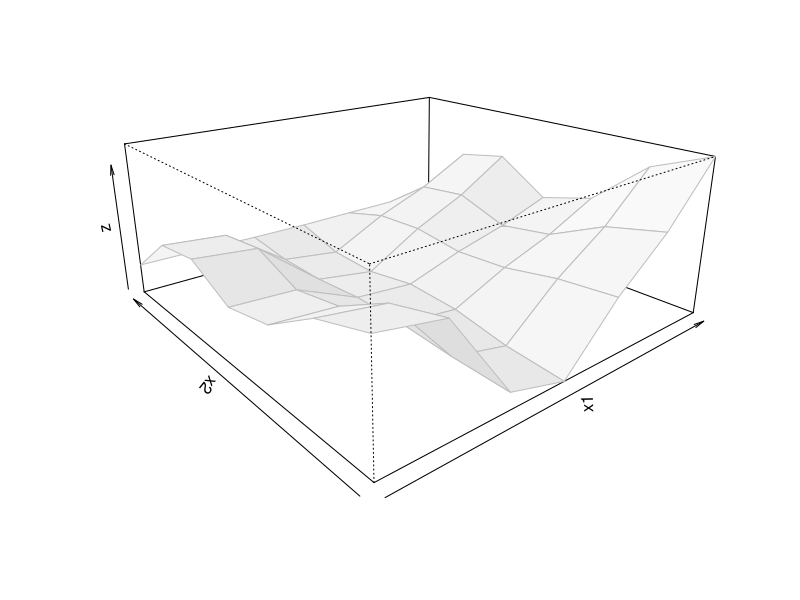
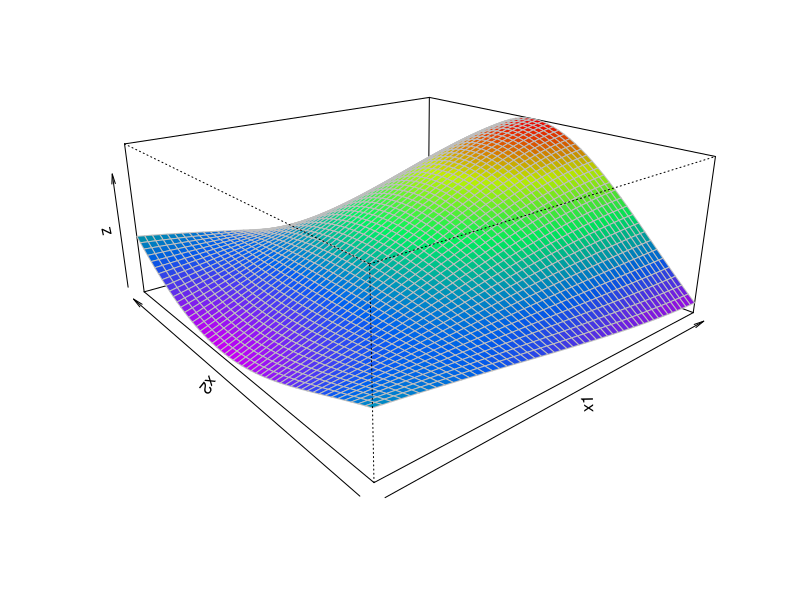
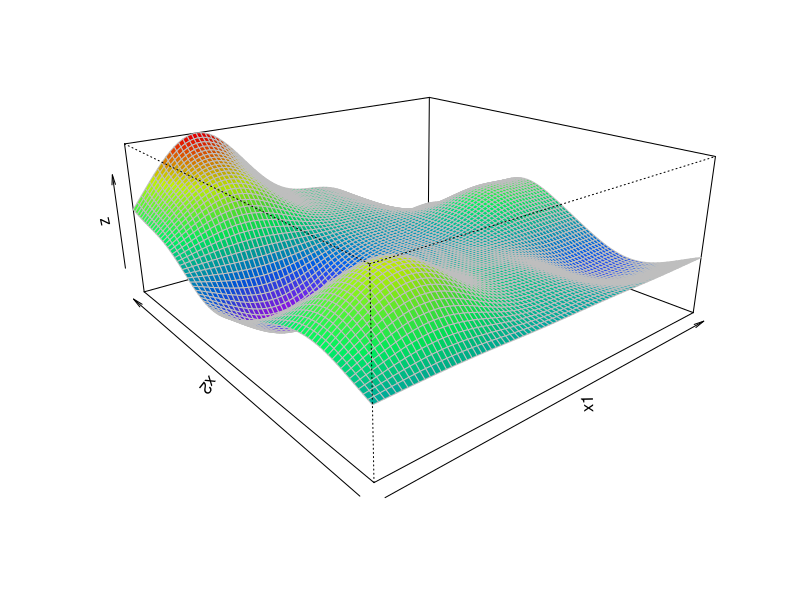
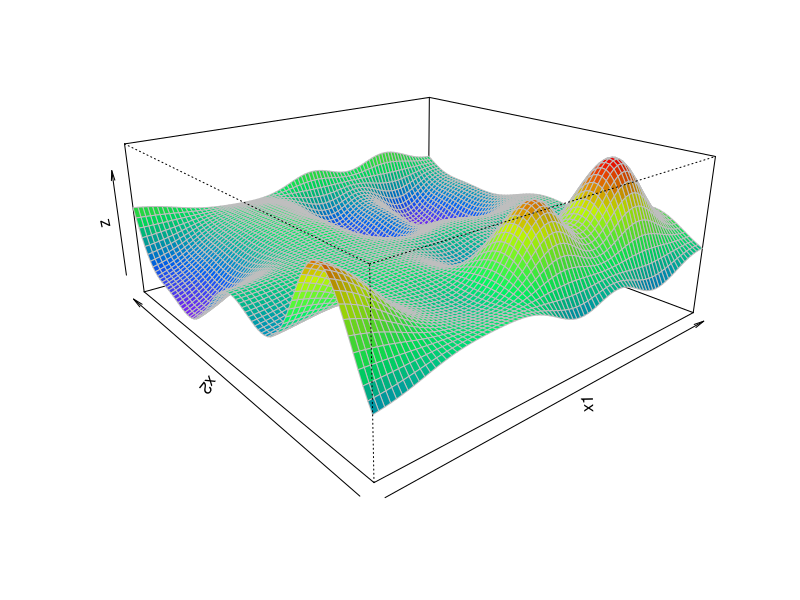
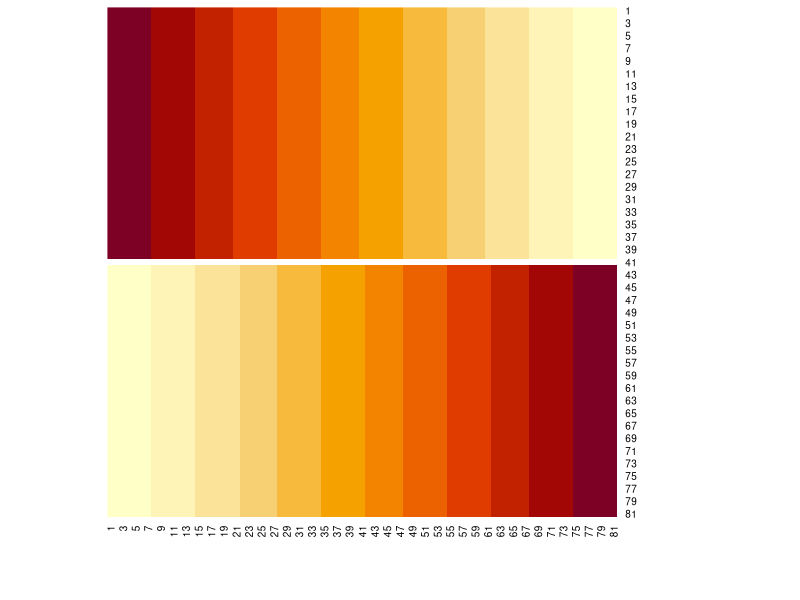
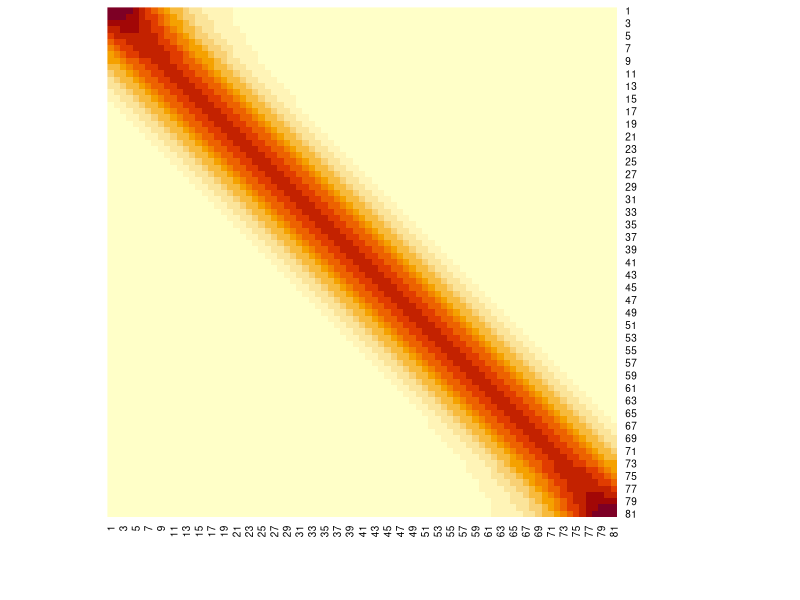
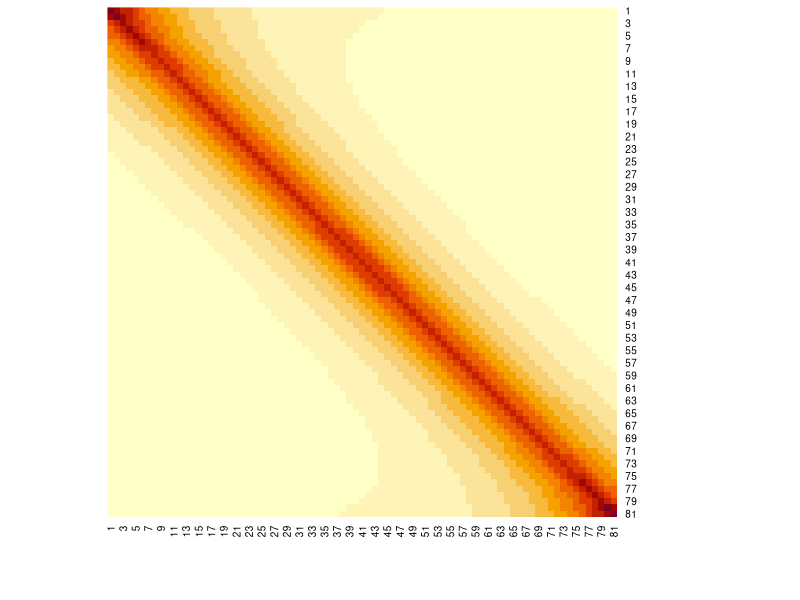
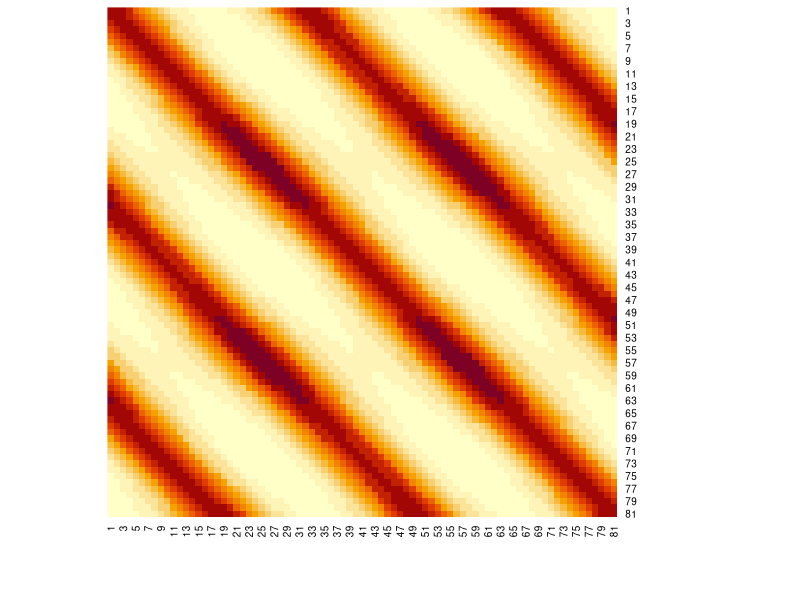

Reproduce these figures in R, in order.
## ---- chunk 1
## 数列を適当な刻み幅で生成する
generate_vector <- function(by, from = 1, to = 4) seq(by, from = from, to = to)

## x1とx2からRBFカーネルを使って共分散行列を作成する
get_cov_mat <- function(x1, x2, theta1 = 1, theta2 = 1) {
   t(apply(as.matrix(x1), 1, function(x) theta1 * exp(-(x-x2)^2/theta2)))
}
## ---- chunk 2
x1 <- generate_vector(by = 0.5, from = 1, to = 4)
x2 <- generate_vector(by = 0.5, from = 1, to = 4)
K <- get_cov_mat(x1, x2)
K
## ---- chunk 3
n_row <- length(x1)
n_col <- length(x2)
tmp_mat <- matrix(0, nrow = n_row, ncol = n_col)
theta1 <- theta2 <- 1
for (i in 1:n_row) {
   for (j in 1:n_col) {
      tmp_mat[i, j] <- theta1 * exp(-(x1[i] - x2[j])^2/theta2)
   }
}
tmp_mat
## ---- chunk 4
# corrplot::corrplot(K, method = "shade")
## ---- chunk 5
set.seed(123)
n <- 1
mu <- rep(0, n_row)
y1 <- MASS::mvrnorm(n = n, mu = mu, Sigma = K)
## ---- chunk 6
y1
## ---- chunk 7
set.seed(123)
n_rep <- 1000
tmp <- MASS::mvrnorm(n = n_rep, mu = mu, Sigma = K)
## ---- chunk 8
head(tmp)
## ---- chunk 9
cor(tmp)
## ---- chunk 10
set.seed(456)
y2 <- MASS::mvrnorm(n = n, mu = mu, Sigma = K)
## ---- chunk 11
z <- outer(y1, y2)
persp(x1, x2, z, theta = 320, phi = 20, expand = 0.4, border = "gray",
      shade = 0.1)
## ---- chunk 12
gen_2dim_plot <- function(by, from = 1, to = 4, n = 2, theta1 = 1, theta2 = 1) {
   
   x1 <- generate_vector(by = by, from = from, to = to)
   x2 <- generate_vector(by = by, from = from, to = to)
   K <- get_cov_mat(x1, x2, theta1 = theta1, theta2 = theta2)

   n_row <- length(x1)
   mu <- rep(0, n_row)
   y <- MASS::mvrnorm(n = n, mu = mu, Sigma = K)
   z <- outer(y[1,], y[2,])
   
   col.pal <- colorRampPalette(rev(rainbow(5)))
   colors <- col.pal(100)
   z.facet.center <- (z[-1, -1] + z[-1, -ncol(z)] + z[-nrow(z), -1] + z[-nrow(z), -ncol(z)])/4
   z.facet.range <- cut(z.facet.center, 100)

   persp(x1, x2, z,
         theta = 320, phi = 20, expand = 0.4, border = "gray",
         shade = 0.1, col = colors[z.facet.range])
}
## ---- chunk 13
set.seed(123)
gen_2dim_plot(0.02, from = 0, to = 1)
## ---- chunk 14
set.seed(123)
gen_2dim_plot(0.05, from = 0, to = 4, theta1 = 5, theta2 = 1)
## ---- chunk 15
set.seed(456)
gen_2dim_plot(0.05, from = 0, to = 4, theta1 = 1, theta2 = 0.5)
## ---- chunk 16
# return_h <- function(h) {
#    H <- abs(h)
#    x <- seq(-H, H, 1/H)
#    h <- sign(x) * x^2
#    return(h)
# }
# return_h(5)
## ---- chunk 17
## 線形カーネル
lin_knl <- function(x1, x2) {
   outer(x1, x2) + 1
}

## RBFカーネル
rbf_knl <- function(x1, x2, theta1 = 1, theta2 = 1) {
   t(apply(as.matrix(x1), 1, function(x) theta1 * exp(-(x-x2)^2/theta2)))
}

## 指数カーネル
exp_knl <- function(x1, x2, theta = 1) {
   exp(-apply(as.matrix(x1), 1, function(x) abs(x-x2)/theta1))
}

## 周期カーネル
prd_knl <- function(x1, x2, theta1 = 1, theta2 = 0.5) {
   exp(theta1 * cos(apply(as.matrix(x1), 1, function(x) abs(x-x2)/theta2)))
}
## ---- chunk 18
get_cov_mat <- function(kernel, x1, x2) {
   eval(call(kernel, x1 = x1, x2 = x2))
}
## ---- chunk 19
get_cov_mat("rbf_knl", x1, x2)
## ---- chunk 20
x1 <- generate_vector(by = 0.1, from = -4, to = 4)
x2 <- generate_vector(by = 0.1, from = -4, to = 4)

heatmap(get_cov_mat("lin_knl", x1, x2), Rowv = NA, Colv = NA, revC = T)
heatmap(get_cov_mat("rbf_knl", x1, x2), Rowv = NA, Colv = NA, revC = T)
heatmap(get_cov_mat("exp_knl", x1, x2), Rowv = NA, Colv = NA, revC = T)
heatmap(get_cov_mat("prd_knl", x1, x2), Rowv = NA, Colv = NA, revC = T)
## ---- chunk 21
prd_knl_1.0 <- function(x1, x2, theta1 = 1, theta2 = 1.0) {
   exp(theta1 * cos(apply(as.matrix(x1), 1, function(x) abs(x-x2)/theta2)))
}
heatmap(get_cov_mat("prd_knl_1.0", x1, x2), Rowv = NA, Colv = NA, revC = T)
## ---- chunk 22
generate_y <- function(kernel, x1, x2, n = 1) {
   K <- get_cov_mat(kernel, x1, x2)
   n_row <- length(x1)
   mu <- rep(0, n_row)
   MASS::mvrnorm(n = n, mu = mu, Sigma = K)
}
## ---- chunk 23
n <- 4
par(mfrow = c(2, 2))

## 線形カーネル
y <- generate_y("lin_knl", x1, x2, n = n)
for (i in 1:n) {
   if(i == 1) {
      plot(x1, y[i, ], type = "l", ylim = c(-4, 4), ylab = "f(x)",
           xlab = "Linear Kernel", col = i)
      next
   }
   par(new = T)
   plot(x1, y[i, ], type = "l", ylim = c(-4, 4), ylab = "",
        xlab = "", col = i)
}

## RBFカーネル
y <- generate_y("rbf_knl", x1, x2, n = n)
for (i in 1:n) {
   if(i == 1) {
      plot(x1, y[i, ], type = "l", ylim = c(-4, 4), ylab = "f(x)",
           xlab = "RBF Kernel", col = i)
      next
   }
   par(new = T)
   plot(x1, y[i, ], type = "l", ylim = c(-4, 4), ylab = "",
        xlab = "", col = i)
}

## 指数カーネル
y <- generate_y("exp_knl", x1, x2, n = n)
for (i in 1:n) {
   if(i == 1) {
      plot(x1, y[i, ], type = "l", ylim = c(-4, 4), ylab = "f(x)",
           xlab = "Exponential Kernel", col = i)
      next
   }
   par(new = T)
   plot(x1, y[i, ], type = "l", ylim = c(-4, 4), ylab = "",
        xlab = "", col = i)
}

## 周期カーネル
y <- generate_y("prd_knl", x1, x2, n = n)
for (i in 1:n) {
   if(i == 1) {
      plot(x1, y[i, ], type = "l", ylim = c(-4, 4), ylab = "f(x)",
           xlab = "Periodic Kernel", col = i)
      next
   }
   par(new = T)
   plot(x1, y[i, ], type = "l", ylim = c(-4, 4), ylab = "",
        xlab = "", col = i)
}
